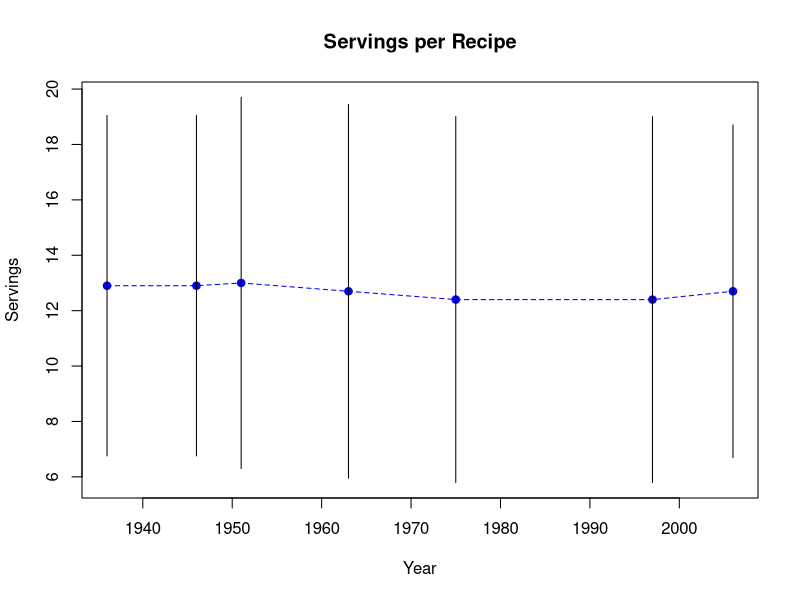

The R source for this figure:
## ---- chunk 1
CookingTooMuch.dat <- data.frame(
  Year=c(1936, 1946, 1951, 1963, 1975, 1997, 2006),
  CaloriesPerRecipeMean = c(2123.8, 2122.3, 2089.9, 2250.0, 2234.2, 2249.6, 3051.9),
  CaloriesPerRecipeSD = c(1050.0, 1002.3, 1009.6, 1078.6, 1089.2, 1094.8, 1496.2),
  CaloriesPerServingMean = c(268.1, 271.1, 280.9, 294.7, 285.6, 288.6, 384.4),
  CaloriesPerServingSD = c(124.8, 124.2, 116.2, 117.7, 118.3, 122.0, 168.3),
  ServingsPerRecipeMean = c(12.9, 12.9, 13.0, 12.7, 12.4, 12.4, 12.7),
  ServingsPerRecipeSD = c(13.3, 13.3, 14.5, 14.6, 14.3, 14.3, 13.0)
)
## ---- chunk 2
n <- 18
## ---- chunk 3
alpha <- 0.05
## ---- chunk 4
StandardError <- function(sigma, n) {
  sigma/sqrt(n)
}
ConfidenceInterval <- function(sigma, n) {
  qt(1-alpha/2, Inf)*StandardError(sigma,n)
}
## ---- chunk 5
PlotCookingTooMuch.dat <- CookingTooMuch.dat

PlotCookingTooMuch.dat$ServingsPerRecipe <- PlotCookingTooMuch.dat$ServingsPerRecipeMean
PlotCookingTooMuch.dat$Lower <- PlotCookingTooMuch.dat$ServingsPerRecipe - ConfidenceInterval(CookingTooMuch.dat$ServingsPerRecipeSD,n)
PlotCookingTooMuch.dat$Upper <- PlotCookingTooMuch.dat$ServingsPerRecipe + ConfidenceInterval(CookingTooMuch.dat$ServingsPerRecipeSD,n)
PlotCookingTooMuch.dat <- PlotCookingTooMuch.dat[,c("Year","ServingsPerRecipe","Lower","Upper")]
## ---- chunk 6
print(PlotCookingTooMuch.dat)
## ---- chunk 7
CompValues <- PlotCookingTooMuch.dat[c(1,7),c("Lower","Upper")]
ReferenceValues <- matrix(c(7.755826,19.04417,6.694417,18.70558),nrow=2,byrow=TRUE)
CompValues
ReferenceValues
any(abs(CompValues-ReferenceValues)>0.1)
## ---- chunk 8
CookingTooMuch.dat <- NULL
## ---- chunk 9
plot(ServingsPerRecipe ~ Year, data=PlotCookingTooMuch.dat,
     col="blue", pch=19,
     main="Servings per Recipe", 
     ylab="Servings", 
     ylim=c(min(PlotCookingTooMuch.dat$Lower), max(PlotCookingTooMuch.dat$Upper)))
lines(ServingsPerRecipe ~ Year, data=PlotCookingTooMuch.dat, 
      lty="dashed", col="blue", lend=2)
segments(x0=PlotCookingTooMuch.dat$Year, 
         y0=PlotCookingTooMuch.dat$Lower, 
         x1=PlotCookingTooMuch.dat$Year, 
         y1=PlotCookingTooMuch.dat$Upper)
